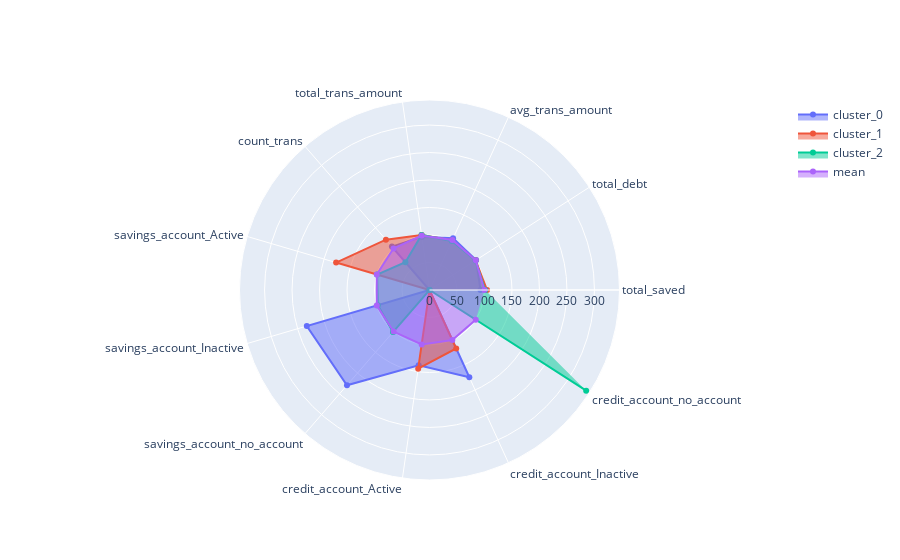

Notebook code cell kept with this figure:
### Code cell
plot_radar_chart(df_radar)

### Figure 1 — Plotly figure (JSON) as saved in the notebook; plotly's stock layout.template omitted (floating-point values rounded to 4 significant figures)
{"data": [{"fill": "toself", "name": "cluster_0", "r": [92.81, 100.7, 103.3, 97.62, 104.4, 0, 232.6, 229.2, 138.4, 174.4, 0], "theta": ["total_saved", "total_debt", "avg_trans_amount", "total_trans_amount", "count_trans", "savings_account_Active", "savings_account_Inactive", "savings_account_no_account", "credit_account_Active", "credit_account_Inactive", "credit_account_no_account"], "type": "scatterpolar"}, {"fill": "toself", "name": "cluster_1", "r": [104.7, 99.78, 98.89, 101.0, 121.1, 177.1, 0, 0, 144.5, 116.9, 0], "theta": ["total_saved", "total_debt", "avg_trans_amount", "total_trans_amount", "count_trans", "savings_account_Active", "savings_account_Inactive", "savings_account_no_account", "credit_account_Active", "credit_account_Inactive", "credit_account_no_account"], "type": "scatterpolar"}, {"fill": "toself", "name": "cluster_2", "r": [101.1, 99.55, 98.1, 101.1, 66.97, 99.37, 97.87, 101.4, 0, 0, 338.8], "theta": ["total_saved", "total_debt", "avg_trans_amount", "total_trans_amount", "count_trans", "savings_account_Active", "savings_account_Inactive", "savings_account_no_account", "credit_account_Active", "credit_account_Inactive", "credit_account_no_account"], "type": "scatterpolar"}, {"fill": "toself", "name": "mean", "r": [100, 100, 100, 100, 100, 100, 100, 100, 100, 100, 100], "theta": ["total_saved", "total_debt", "avg_trans_amount", "total_trans_amount", "count_trans", "savings_account_Active", "savings_account_Inactive", "savings_account_no_account", "credit_account_Active", "credit_account_Inactive", "credit_account_no_account"], "type": "scatterpolar"}], "layout": {"autosize": true, "polar": {"angularaxis": {"type": "category"}, "radialaxis": {"autorange": true, "range": [0, 353.5], "type": "linear", "visible": true}}, "showlegend": true}}
